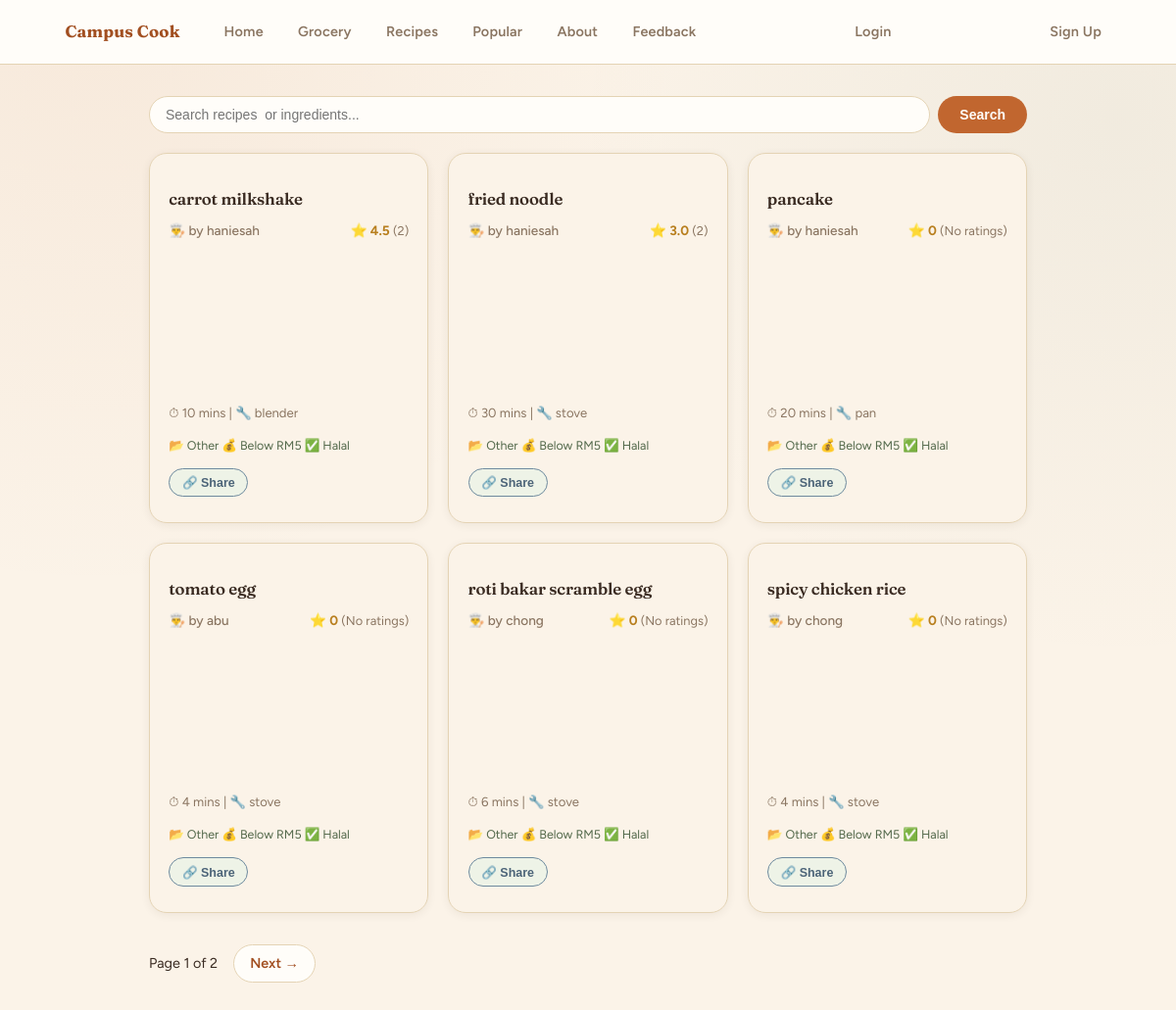
The app's page /recipes/ with its own data.
### pages/models.py (models this page shows, shortened)
class Recipe(models.Model):
    BUDGET_CHOICES = [
        ('low',    'Below RM5'),
        ('medium', 'RM5 – RM15'),
        ('high',   'Above RM15'),
    ]
    MEAL_TYPE_CHOICES = [
    ('breakfast', 'Breakfast'),
    ('lunch',     'Lunch'),
    ('dinner',    'Dinner'),
    ('snack',     'Snack'),
    ('dessert',   'Dessert'),
    ('drinks',    'Drinks'),
    ('other',     'Other'),
    ]
    meal_type = models.CharField(max_length=20, choices=MEAL_TYPE_CHOICES, default='other')
    name         = models.CharField(max_length=100)
    ingredients  = models.ManyToManyField(
        Ingredient,
        blank=True,
        related_name='recipes'
    )
    cooking_time = models.IntegerField()
    appliance    = models.CharField(max_length=100)
    instructions = models.TextField()
    image        = models.ImageField(upload_to='recipe_images/', null=True, blank=True)
    is_halal     = models.BooleanField(default=True)
    budget       = models.CharField(
        max_length=10, choices=BUDGET_CHOICES, default='low'
    )
    filters      = models.ManyToManyField(RecipeFilter, blank=True)
    user         = models.ForeignKey(
        'pages.AppUser',
        on_delete=models.CASCADE,
        related_name='recipes'
    )
    @property
    def image_url(self):
        return self.image.url if self.image else ''

class AppUser(AbstractUser):
    age = models.IntegerField(null=True, blank=True)
    objects = UserManager()

### pages/views.py (the view)
# urls.py: path("recipes/",                 views.recipe_list,   name="recipe_list"),
def recipe_list(request):
    recipes = Recipe.objects.all()
    search = request.GET.get('search', '').strip()
    if search:
        recipes = recipes.filter(
            Q(name__icontains=search) | Q(ingredients__name__icontains=search)
        ).distinct()
    ingredient_search_q = request.GET.get('ingredient', '').strip()
    if ingredient_search_q:
        recipes = recipes.filter(
            ingredients__name__icontains=ingredient_search_q
        ).distinct()
    meal_types = request.GET.getlist('meal_type')
    if meal_types:
        recipes = recipes.filter(meal_type__in=meal_types)
    if request.user.is_authenticated:
        favourited_ids = set(
            FavouriteRecipe.objects.filter(user=request.user)
            .values_list('recipe_id', flat=True)
        )
        want_to_try_ids = set(
            WantToTry.objects.filter(user=request.user)
            .values_list('recipe_id', flat=True)
        )
    else:
        favourited_ids = set()
        want_to_try_ids = set()
    paginator = Paginator(recipes, 6)
    recipes_page = paginator.get_page(request.GET.get('page'))
    recipes_with_info = []
    for recipe in recipes_page:
        avg_rating = recipe.ratings.all().aggregate(Avg('stars'))['stars__avg'] or 0
        avg_rating = round(avg_rating, 1)
        total_ratings = recipe.ratings.count()
        user_name = recipe.user.username if recipe.user else "Anonymous"
        is_favourited = recipe.id in favourited_ids
        is_want_to_try = recipe.id in want_to_try_ids
        recipes_with_info.append({
            'recipe': recipe,
            'id': recipe.id,
            'avg_rating': avg_rating,
            'total_ratings': total_ratings,
            'creator': user_name,
            'is_favourited': is_favourited,
            'is_want_to_try': is_want_to_try,
        })
    return render(request, 'pages/recipe_list.html', {
        'recipes':       recipes_with_info, # Use this array to loop through cards in your template
        'page_obj':      recipes_page,      # Common naming convention for pagination elements
        'favourited_ids': favourited_ids,
    })

### pages/templates/pages/recipe_list.html (shortened to what this page needs)
{% extends 'pages/base.html' %}
{% block content %}
<main class="recipe_list">
    <form action="{% url 'recipe_list' %}" method="GET" class="search_form">
        <input
            type="text"
            name="search"
            class="search_input"
            placeholder="Search recipes  or ingredients..."
            value="{{ request.GET.search }}">
        <button type="submit" class="search_btn">Search</button>
    </form>
    <section class="recipe_cards">
        {% for item in recipes %}
            <article class="card" id="card-{{ item.recipe.id }}" onclick="window.location.href='{% url 'recipe_detail' item.recipe.id %}'" style="cursor:pointer;">
                <h2>{{ item.recipe.name }}</h2>
                <div class="recipe_meta">
                    <span class="recipe_creator">👨‍🍳 by {{ item.creator }}</span>
                    <span class="recipe_rating">
                        ⭐ {{ item.avg_rating }}
                        {% if item.total_ratings > 0 %}
                            <span class="rating_count">({{ item.total_ratings }})</span>
                        {% else %}
                            <span class="rating_count">(No ratings)</span>
                        {% endif %}
                    </span>
                </div>
                <div class="card_image_wrap">
                </div>
                <p class="card_meta">⏱ {{ item.recipe.cooking_time }} mins | 🔧 {{ item.recipe.appliance }}</p>
                <p class="card_tags">
                    📂 {{ item.recipe.get_meal_type_display }}
                    💰 {{ item.recipe.get_budget_display }}
                    {% if item.recipe.is_halal %}✅ Halal{% else %}❌ Non-Halal{% endif %}
                </p>
                <div class="card_actions">
                    <button class="btn_action btn_share"
                        data-url="{{ request.scheme }}://{{ request.get_host }}{% url 'recipe_detail' item.recipe.id %}"
                        onclick="event.stopPropagation(); shareRecipe(this)">🔗 Share</button>
                </div>
            </article>
        {% empty %}
            <p>No recipes found.</p>
        {% endfor %}
    </section>
    {% if page_obj.has_other_pages %}
        <div class="pagination">
            <span>Page {{ page_obj.number }} of {{ page_obj.paginator.num_pages }}</span>
            {% if page_obj.has_next %}
                <a href="?page={{ page_obj.next_page_number }}">Next →</a>
            {% endif %}
        </div>
    {% endif %}
</main>
{% endblock %}

### pages/templates/pages/base.html (style rules this page uses)
:root { --cream: #FBF3E8; --cream-deep: #F1E3CE; --paper: #FFFDF9; --tan: #E4D3B4; --tan-soft: #EEE1C9; --brown: #3A2B22; --brown-soft: #8A7561; --sage: #8AA07C; --sage-dark: #52684A; --sage-pale: #EEF3E7; --terracotta: #C1662F; --terracotta-dark: #A24F21; --terracotta-pale: #FBE9DB; --gold: #D9A441; --gold-dark: #B87F1F; --berry: #B4536C; --berry-dark: #964359; --rose: #C1665F; --rose-dark: #9C4C46; --rose-pale: #FBEDEA; --green: var(--sage); --green-mid: var(--sage); --green-dark: var(--sage-dark); --olive: var(--sage-dark); --amber: var(--gold-dark); --red-soft: var(--rose); --radius-sm: 10px; --radius-md: 16px; --radius-lg: 22px; --shadow-sm: 0 2px 10px rgba(58,43,34,0.07); --shadow-md: 0 10px 28px rgba(58,43,34,0.11); }
*, *::before, *::after { box-sizing: border-box; }
body { font-family: 'Figtree', 'Segoe UI', sans-serif; background: var(--cream); background-image: radial-gradient(circle at 8% 0%, rgba(193,102,47,0.07), transparent 40%), radial-gradient(circle at 95% 12%, rgba(82,104,74,0.06), transparent 38%); background-attachment: fixed; color: var(--brown); margin: 0; min-height: 100vh; line-height: 1.6; }
h1, h2, h3 { font-family: 'Fraunces', Georgia, serif; color: var(--brown); font-weight: 600; letter-spacing: -0.01em; }
a { color: var(--terracotta-dark); text-decoration: none; }
main { padding: 2rem; max-width: 960px; margin: 0 auto; }
.card { background: var(--paper); border: 1.5px solid var(--tan); border-radius: var(--radius-md); overflow: hidden; box-shadow: var(--shadow-sm); }
.recipe_cards { display: grid; grid-template-columns: repeat(auto-fill, minmax(250px, 1fr)); gap: 20px; }
.card_image_wrap { width: 100%; aspect-ratio: 16/9; overflow: hidden; max-height: 220px; border-radius: var(--radius-md) var(--radius-md) 0 0; }
.search_form { display: flex; gap: 8px; margin-bottom: 20px; flex-wrap: wrap; }
.search_input { flex: 1; min-width: 140px; padding: 10px 16px; border: 1.5px solid var(--tan); border-radius: 999px; font-size: 14px; background: var(--paper); outline: none; transition: border-color 0.2s, box-shadow 0.2s; }
.search_btn { padding: 10px 22px; background: var(--terracotta); color: var(--paper); border: none; border-radius: 999px; font-size: 14px; font-weight: 600; cursor: pointer; transition: background 0.2s, transform 0.15s; }
.pagination { display: flex; align-items: center; gap: 1rem; margin-top: 2rem; font-size: 0.9rem; color: var(--brown); }
.pagination a { padding: 0.45rem 1rem; border: 1.5px solid var(--tan); border-radius: 999px; text-decoration: none; color: var(--terracotta-dark); background: var(--paper); font-weight: 600; transition: background 0.2s, color 0.2s; }

### pages/templates/pages/recipe_list.html (style rules this page uses)
.card_actions { display: flex; flex-wrap: wrap; gap: 0.4rem; margin: 0.8rem 0 0.4rem; }
.card { background: var(--cream); border: 1.5px solid var(--tan); border-radius: 18px; padding: 1.2rem; transition: box-shadow 0.2s, transform 0.15s; }
.card h2 { color: var(--brown); font-size: 1.05rem; margin-bottom: 0.4rem; }
.card_meta { color: var(--brown-soft); font-size: 0.82rem; }
.card_tags { font-size: 0.78rem; color: var(--sage-dark); margin: 0.3rem 0 0.6rem; display: flex; gap: 0.5rem; flex-wrap: wrap; }
.btn_action { padding: 0.4rem 0.8rem; font-size: 0.78rem; font-weight: 600; border-radius: 18px; border: 1.5px solid; cursor: pointer; text-decoration: none; transition: background 0.2s, color 0.2s; white-space: nowrap; }
.btn_share { background: var(--sage-pale); color: #4C6478; border-color: #6E8A9E; }
.recipe_meta { display: flex; justify-content: space-between; align-items: center; gap: 1rem; margin: 0.5rem 0 0.8rem; font-size: 0.85rem; flex-wrap: wrap; }
.recipe_creator { color: var(--brown-soft); font-weight: 500; }
.recipe_rating { font-weight: 700; color: var(--gold-dark); }
.rating_count { color: var(--brown-soft); font-weight: normal; font-size: 0.8rem; }

### records on screen
Recipe: recipe.name "carrot milkshake", creator "haniesah", avg_rating "4.5", total_ratings "2", recipe.cooking_time "10", recipe.appliance "blender", recipe.meal_type "Other", recipe.budget "Below RM5", is_halal "✅ Halal"
Recipe: recipe.name "fried noodle", creator "haniesah", avg_rating "3.0", total_ratings "2", recipe.cooking_time "30", recipe.appliance "stove", recipe.meal_type "Other", recipe.budget "Below RM5", is_halal "✅ Halal"
Recipe: recipe.name "pancake", creator "haniesah", avg_rating "0", shows "(No ratings)", recipe.cooking_time "20", recipe.appliance "pan", recipe.meal_type "Other", recipe.budget "Below RM5", is_halal "✅ Halal"
Recipe: recipe.name "tomato egg", creator "abu", avg_rating "0", shows "(No ratings)", recipe.cooking_time "4", recipe.appliance "stove", recipe.meal_type "Other", recipe.budget "Below RM5", is_halal "✅ Halal"
Recipe: recipe.name "roti bakar scramble egg", creator "chong", avg_rating "0", shows "(No ratings)", recipe.cooking_time "6", recipe.appliance "stove", recipe.meal_type "Other", recipe.budget "Below RM5", is_halal "✅ Halal"
Recipe: recipe.name "spicy chicken rice", creator "chong", avg_rating "0", shows "(No ratings)", recipe.cooking_time "4", recipe.appliance "stove", recipe.meal_type "Other", recipe.budget "Below RM5", is_halal "✅ Halal"

### other values on screen
{{ page_obj.number }} "1"
{{ page_obj.paginator.num_pages }} "2"
